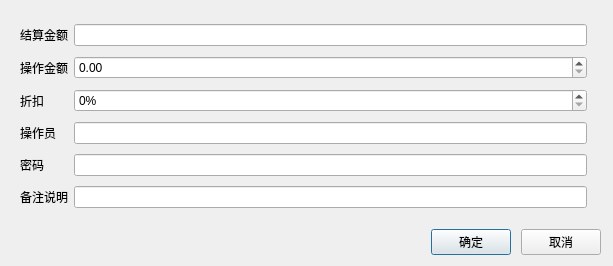
<?xml version="1.0" encoding="UTF-8"?>
<ui version="4.0">
 <class>free_view</class>
 <widget class="QDialog" name="free_view">
  <property name="geometry">
   <rect>
    <x>0</x>
    <y>0</y>
    <width>613</width>
    <height>266</height>
   </rect>
  </property>
  <property name="windowTitle">
   <string>Dialog</string>
  </property>
  <layout class="QVBoxLayout" name="verticalLayout">
   <item>
    <widget class="QFrame" name="frame">
     <property name="outer_stylesheet" stdset="0">
      <string>frame_detail_show</string>
     </property>
     <layout class="QGridLayout" name="gridLayout">
      <item row="0" column="0">
       <widget class="QLabel" name="label">
        <property name="text">
         <string>结算金额</string>
        </property>
       </widget>
      </item>
      <item row="4" column="1">
       <widget class="QLineEdit" name="lineEdit_4"/>
      </item>
      <item row="0" column="2" rowspan="6">
       <widget class="lds_key3x4" name="widget" native="true"/>
      </item>
      <item row="0" column="1">
       <widget class="lds_doublespinbox_lineedit" name="lineEdit"/>
      </item>
      <item row="3" column="1">
       <widget class="QLineEdit" name="lineEdit_3"/>
      </item>
      <item row="3" column="0">
       <widget class="QLabel" name="label_4">
        <property name="text">
         <string>操作员</string>
        </property>
       </widget>
      </item>
      <item row="4" column="0">
       <widget class="QLabel" name="label_5">
        <property name="text">
         <string>密码</string>
        </property>
       </widget>
      </item>
      <item row="1" column="0">
       <widget class="QLabel" name="label_2">
        <property name="text">
         <string>操作金额</string>
        </property>
       </widget>
      </item>
      <item row="5" column="1">
       <widget class="QLineEdit" name="lineEdit_5"/>
      </item>
      <item row="5" column="0">
       <widget class="QLabel" name="label_6">
        <property name="text">
         <string>备注说明</string>
        </property>
       </widget>
      </item>
      <item row="2" column="0">
       <widget class="QLabel" name="label_discount">
        <property name="text">
         <string>折扣</string>
        </property>
       </widget>
      </item>
      <item row="2" column="1">
       <widget class="lds_spinbox" name="spinBox_discount">
        <property name="suffix">
         <string>%</string>
        </property>
        <property name="maximum">
         <number>100</number>
        </property>
       </widget>
      </item>
      <item row="1" column="1">
       <widget class="lds_doublespinbox" name="lineEdit_amount"/>
      </item>
     </layout>
    </widget>
   </item>
   <item>
    <layout class="QHBoxLayout" name="horizontalLayout">
     <property name="spacing">
      <number>10</number>
     </property>
     <property name="leftMargin">
      <number>1</number>
     </property>
     <property name="rightMargin">
      <number>1</number>
     </property>
     <item>
      <spacer name="horizontalSpacer">
       <property name="orientation">
        <enum>Qt::Horizontal</enum>
       </property>
       <property name="sizeHint" stdset="0">
        <size>
         <width>40</width>
         <height>20</height>
        </size>
       </property>
      </spacer>
     </item>
     <item>
      <widget class="lds_toolbar_button" name="pushButton_ok">
       <property name="text">
        <string>确定</string>
       </property>
       <property name="outer_stylesheet" stdset="0">
        <string>pushbutton</string>
       </property>
      </widget>
     </item>
     <item>
      <widget class="lds_toolbar_button" name="pushButton_5">
       <property name="text">
        <string>取消</string>
       </property>
       <property name="outer_stylesheet" stdset="0">
        <string>pushbutton</string>
       </property>
      </widget>
     </item>
    </layout>
   </item>
  </layout>
 </widget>
 <customwidgets>
  <customwidget>
   <class>lds_toolbar_button</class>
   <extends>QPushButton</extends>
   <header>lds_toolbar_button.h</header>
  </customwidget>
  <customwidget>
   <class>lds_spinbox</class>
   <extends>QSpinBox</extends>
   <header>lds_spinbox.h</header>
  </customwidget>
  <customwidget>
   <class>lds_doublespinbox</class>
   <extends>QDoubleSpinBox</extends>
   <header>lds_doublespinbox.h</header>
  </customwidget>
  <customwidget>
   <class>lds_key3x4</class>
   <extends>QWidget</extends>
   <header>lds_key3x4.h</header>
   <container>1</container>
  </customwidget>
  <customwidget>
   <class>lds_doublespinbox_lineedit</class>
   <extends>QLineEdit</extends>
   <header>lds_doublespinbox_lineedit.h</header>
  </customwidget>
 </customwidgets>
 <tabstops>
  <tabstop>lineEdit</tabstop>
  <tabstop>lineEdit_3</tabstop>
  <tabstop>lineEdit_4</tabstop>
  <tabstop>lineEdit_5</tabstop>
 </tabstops>
 <resources/>
 <connections/>
</ui>
